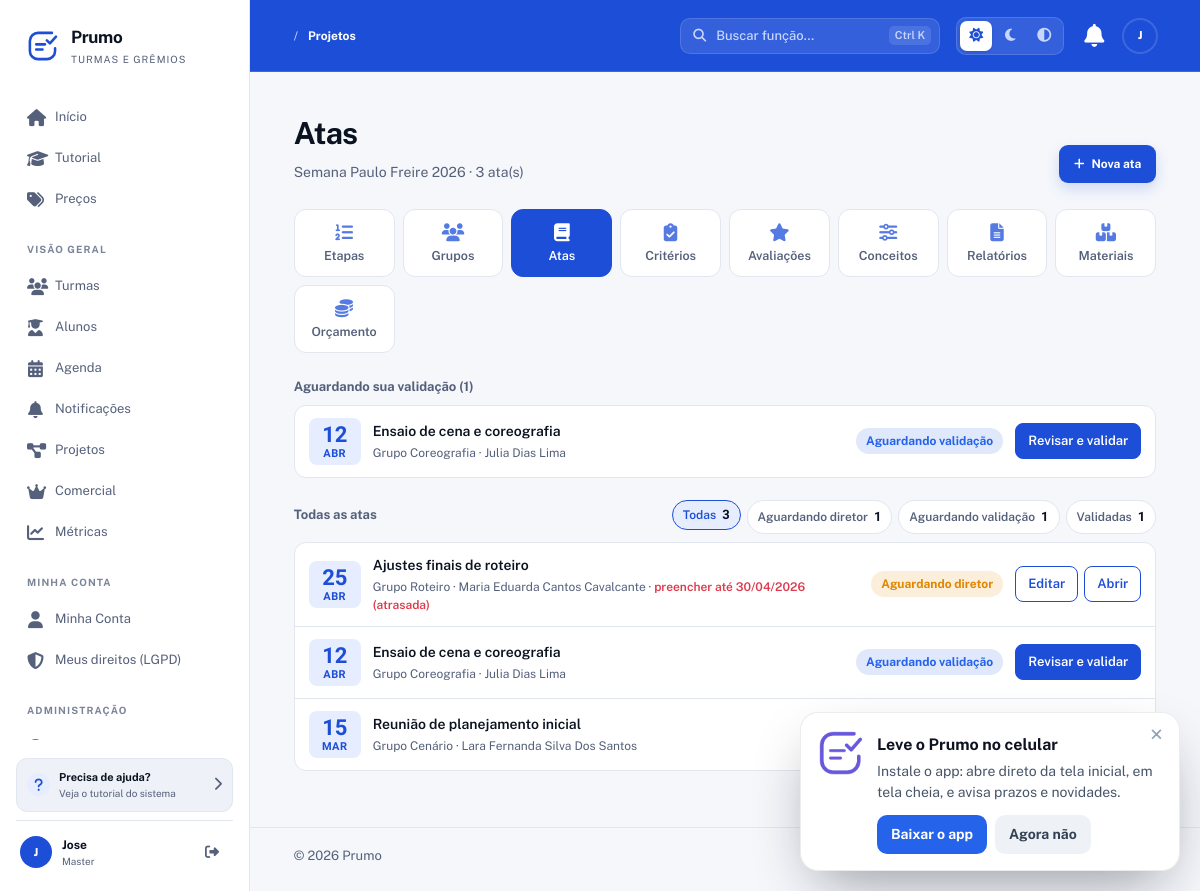
The page /SGT/projetos/3/atas (signed in) on the database its author committed.
### tables this page shows
CREATE TABLE projetos (
  id INT AUTO_INCREMENT PRIMARY KEY,
  turma_id INT NOT NULL,
  diretoria_id INT NULL,                      
  nome VARCHAR(150) NOT NULL,
  descricao TEXT DEFAULT NULL,
  prazo DATE DEFAULT NULL,
  modo_avaliacao ENUM('etapa','cronograma') DEFAULT 'cronograma',
  alunos_pedem_grupo TINYINT(1) NOT NULL DEFAULT 0,       
  alunos_pedem_diretor TINYINT(1) NOT NULL DEFAULT 0,     
  diretores_por_grupo INT NOT NULL DEFAULT 1,
  avaliacao_reps ENUM('compartilhada','media') NOT NULL DEFAULT 'compartilhada',  
  encerrado TINYINT(1) DEFAULT 0,
  encerrado_em DATETIME DEFAULT NULL,
  encerrado_por INT DEFAULT NULL,
  created_at TIMESTAMP DEFAULT CURRENT_TIMESTAMP,
  updated_at TIMESTAMP DEFAULT CURRENT_TIMESTAMP ON UPDATE CURRENT_TIMESTAMP,
  FOREIGN KEY (turma_id) REFERENCES turmas(id) ON DELETE CASCADE,
  FOREIGN KEY (encerrado_por) REFERENCES usuarios(id) ON DELETE SET NULL,
  INDEX idx_projetos_turma (turma_id),
  INDEX idx_projetos_encerrado (encerrado),
  CONSTRAINT fk_projeto_diretoria FOREIGN KEY (diretoria_id) REFERENCES gremio_diretorias(id) ON DELETE SET NULL
);

CREATE TABLE atas (
  id INT AUTO_INCREMENT PRIMARY KEY,
  titulo VARCHAR(200) NOT NULL,
  descricao TEXT DEFAULT NULL,
  grupo_id INT NOT NULL,
  diretor_id INT DEFAULT NULL,
  representante_id INT DEFAULT NULL,
  data_ata DATE NOT NULL,
  prazo_preenchimento DATE DEFAULT NULL,
  horario_inicio TIME DEFAULT NULL,
  horario_fim TIME DEFAULT NULL,
  status ENUM('pendente','preenchida','revisada') DEFAULT 'pendente',
  preenchimento ENUM('diretor','grupo') NOT NULL DEFAULT 'diretor',   
  created_at TIMESTAMP DEFAULT CURRENT_TIMESTAMP,
  updated_at TIMESTAMP DEFAULT CURRENT_TIMESTAMP ON UPDATE CURRENT_TIMESTAMP,
  FOREIGN KEY (grupo_id) REFERENCES grupos(id) ON DELETE CASCADE,
  FOREIGN KEY (diretor_id) REFERENCES usuarios(id) ON DELETE SET NULL,
  FOREIGN KEY (representante_id) REFERENCES usuarios(id) ON DELETE SET NULL,
  INDEX idx_atas_grupo (grupo_id),
  INDEX idx_atas_status (status),
  INDEX idx_atas_data (data_ata)
);

CREATE TABLE grupos (
  id INT AUTO_INCREMENT PRIMARY KEY,
  projeto_id INT NOT NULL,
  nome VARCHAR(150) NOT NULL,
  modo_avaliacao_grupo ENUM('individual','coletiva') DEFAULT 'individual',
  modo_avaliacao_por ENUM('diretor','representante','pares','autoavaliacao','misto') DEFAULT 'diretor',
  created_at TIMESTAMP DEFAULT CURRENT_TIMESTAMP,
  updated_at TIMESTAMP DEFAULT CURRENT_TIMESTAMP ON UPDATE CURRENT_TIMESTAMP,
  FOREIGN KEY (projeto_id) REFERENCES projetos(id) ON DELETE CASCADE,
  INDEX idx_grupos_projeto (projeto_id)
);

CREATE TABLE usuarios (
  id INT AUTO_INCREMENT PRIMARY KEY,
  nome VARCHAR(150) NOT NULL,
  email VARCHAR(150) NOT NULL UNIQUE,
  senha VARCHAR(255) NOT NULL,
  google_id VARCHAR(64) DEFAULT NULL,            
  tipo ENUM('aluno','master') NOT NULL DEFAULT 'aluno',
  telefone VARCHAR(20) DEFAULT NULL,
  data_nascimento DATE DEFAULT NULL,
  email_confirmado TINYINT(1) NOT NULL DEFAULT 0,
  email_token VARCHAR(255) DEFAULT NULL,
  email_token_expira DATETIME DEFAULT NULL,
  primeiro_login TINYINT(1) NOT NULL DEFAULT 1,
  cadastro_pendente TINYINT(1) NOT NULL DEFAULT 0,  
  ativo TINYINT(1) NOT NULL DEFAULT 1,
  lgpd_aceito TINYINT(1) NOT NULL DEFAULT 0,
  lgpd_data DATETIME DEFAULT NULL,
  ultimo_acesso DATETIME DEFAULT NULL,
  created_at TIMESTAMP DEFAULT CURRENT_TIMESTAMP,
  updated_at TIMESTAMP DEFAULT CURRENT_TIMESTAMP ON UPDATE CURRENT_TIMESTAMP,
  UNIQUE KEY uk_google_id (google_id),
  INDEX idx_usuarios_email (email),
  INDEX idx_usuarios_tipo (tipo),
  INDEX idx_usuarios_ativo (ativo)
);

### app/Views/atas/_lista.php (the view, shortened to what the rows shown need)
<?php
$mesesAta  = ['JAN','FEV','MAR','ABR','MAI','JUN','JUL','AGO','SET','OUT','NOV','DEZ'];
$statusAta = [
    'pendente'   => ['Aguardando diretor', 'pendente'],
    'preenchida' => ['Aguardando validação', 'preenchida'],
    'revisada'   => ['Validada', 'revisada'],
];
?>
<ul class="lista-tarefas lista-atas">
    <?php foreach ($listaAtas as $a):
        $ts = strtotime($a['data_ata'] ?? '') ?: null;
        [$stTexto, $stClasse] = $statusAta[$a['status']] ?? [$a['status'], ''];
        $atrasada = $a['status'] === 'pendente' && !empty($a['prazo_preenchimento']) && strtotime($a['prazo_preenchimento']) < strtotime('today');
    ?>
        <li data-status="<?= h($a['status']) ?>">
            <span class="tarefa-data num"><?= $ts ? date('d', $ts) : '—' ?><small><?= $ts ? $mesesAta[(int) date('n', $ts) - 1] : '' ?></small></span>
            <div class="tarefa-info">
                <strong><a class="ata-link" href="<?= $basePath ?>/atas/<?= (int) $a['id'] ?>"><?= h($a['titulo']) ?></a></strong>
                <small>
                    Grupo <?= h($a['grupo_nome'] ?? '—') ?>
                    <?php if (!empty($a['diretor_nome'])): ?> · <?= h($a['diretor_nome']) ?><?php endif; ?>
                    <?php if ($a['status'] === 'pendente' && !empty($a['prazo_preenchimento'])): ?>
                        · <span class="<?= $atrasada ? 'txt-alerta' : '' ?>">preencher até <?= ViewHelper::data($a['prazo_preenchimento']) ?><?= $atrasada ? ' (atrasada)' : '' ?></span>
                    <?php endif; ?>
                </small>
            </div>
            <span class="ata-status-chip <?= $stClasse ?>"><?= $stTexto ?></span>
            <span class="ata-acoes-linha">
                <?php foreach ($acaoAta($a) as [$rotulo, $url, $primario]): ?>
                    <a class="tarefa-acao<?= $primario ? ' primaria' : '' ?>" href="<?= h($url) ?>"><?= h($rotulo) ?></a>
                <?php endforeach; ?>
            </span>
        </li>
    <?php endforeach; ?>
</ul>

### app/Views/atas/index_rep.php (shortened to what the rows shown need)
<?php
require_once __DIR__ . '/../layouts/header.php';
require_once __DIR__ . '/../layouts/nav.php';
$todas      = $atas['todas'] ?? [];
$aguardando = array_values(array_filter($todas, fn($a) => $a['status'] === 'preenchida'));
$contagem   = array_count_values(array_column($todas, 'status'));
$acaoAta = function (array $a) use ($basePath, $projeto): array {
    $base = $basePath . '/atas/' . (int) $a['id'];
    if ($a['status'] === 'preenchida') return [['Revisar e validar', $base . '/validar-form', true]];
    if ($a['status'] === 'pendente' && !$projeto['encerrado']) return [['Editar', $base . '/editar', false], ['Abrir', $base, false]];
    return [['Abrir', $base, false]];
};
?>
<section class="hero-section">
    <div>
        <h1>Atas</h1>
        <p class="hero-subtitle">
            <?= h($projeto['nome']) ?> · <?= count($todas) ?> ata(s)
        </p>
    </div>
    <?php if (!$projeto['encerrado']): ?>
        <div class="hero-actions">
            <a class="button button-primary" href="<?= $basePath ?>/projetos/<?= (int) $projeto['id'] ?>/atas/criar">
                <i class="fas fa-plus"></i> Nova ata
            </a>
        </div>
    <?php endif; ?>
</section>
<?php require __DIR__ . '/../projetos/_nav.php'; ?>
<?php if ($aguardando): ?>
    <section class="para-fazer">
        <div class="bloco-titulo"><h2>Aguardando sua validação (<?= count($aguardando) ?>)</h2></div>
        <?php $listaAtas = $aguardando; require __DIR__ . '/_lista.php'; ?>
    </section>
<?php endif; ?>
<section class="para-fazer">
    <div class="bloco-titulo">
        <h2>Todas as atas</h2>
        <?php if ($todas): ?>
            <div class="ata-filtros" role="group" aria-label="Filtrar por situação">
                <button type="button" class="ativo" data-filtro="">Todas <b><?= count($todas) ?></b></button>
                <button type="button" data-filtro="pendente">Aguardando diretor <b><?= (int) ($contagem['pendente'] ?? 0) ?></b></button>
                <button type="button" data-filtro="preenchida">Aguardando validação <b><?= (int) ($contagem['preenchida'] ?? 0) ?></b></button>
                <button type="button" data-filtro="revisada">Validadas <b><?= (int) ($contagem['revisada'] ?? 0) ?></b></button>
            </div>
        <?php endif; ?>
    </div>
    <?php if (empty($todas)): ?>
        <div class="lista-vazia"><i class="fas fa-book"></i><span>Nenhuma ata ainda. Crie a primeira em “Nova ata”: o diretor do grupo é avisado para preencher.</span></div>
    <?php else: ?>
        <div data-lista-filtravel>
            <?php $listaAtas = $todas; require __DIR__ . '/_lista.php'; ?>
        </div>
    <?php endif; ?>
</section>
<?php require_once __DIR__ . '/../layouts/footer.php'; ?>

### rows shown on the page
projetos: nome "Semana Paulo Freire 2026"
atas: data_ata "12", data_ata "ABR", titulo "Ensaio de cena e coreografia", grupo.nome "Coreografia", diretor.nome "Julia Dias Lima", stTexto "Aguardando validação", rotulo "Revisar e validar"
atas: data_ata "25", data_ata "ABR", titulo "Ajustes finais de roteiro", grupo.nome "Roteiro", diretor.nome "Maria Eduarda Cantos Cavalcante", prazo_preenchimento "30/04/2026", status "(atrasada)", stTexto "Aguardando diretor", rotulo "Editar", rotulo "Abrir"
atas: data_ata "15", data_ata "MAR", titulo "Reunião de planejamento inicial", grupo.nome "Cenário", diretor.nome "Lara Fernanda Silva Dos Santos"

### other values the page prints
$appName "Prumo"
$label "Início"
$label "Tutorial"
$label "Preços"
$secao "VISÃO GERAL"
$label "Turmas"
$label "Alunos"
$label "Agenda"
$label "Notificações"
$label "Projetos"
$label "Comercial"
$label "Métricas"
$secao "MINHA CONTA"
$label "Minha Conta"
$label "Meus direitos (LGPD)"
